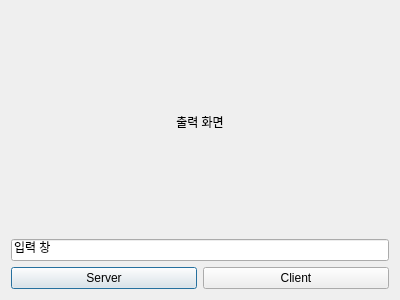
<?xml version="1.0" encoding="UTF-8"?>
<ui version="4.0">
 <class>Dialog</class>
 <widget class="QDialog" name="Dialog">
  <property name="geometry">
   <rect>
    <x>0</x>
    <y>0</y>
    <width>400</width>
    <height>300</height>
   </rect>
  </property>
  <property name="windowTitle">
   <string>Dialog</string>
  </property>
  <layout class="QVBoxLayout" name="verticalLayout">
   <item>
    <widget class="QLabel" name="label">
     <property name="minimumSize">
      <size>
       <width>0</width>
       <height>200</height>
      </size>
     </property>
     <property name="text">
      <string>출력 화면</string>
     </property>
     <property name="alignment">
      <set>Qt::AlignCenter</set>
     </property>
    </widget>
   </item>
   <item>
    <widget class="QLineEdit" name="lineEdit">
     <property name="text">
      <string>입력 창</string>
     </property>
    </widget>
   </item>
   <item>
    <layout class="QHBoxLayout" name="horizontalLayout">
     <item>
      <widget class="QPushButton" name="pushButton">
       <property name="text">
        <string>Server</string>
       </property>
      </widget>
     </item>
     <item>
      <widget class="QPushButton" name="pushButton_2">
       <property name="text">
        <string>Client</string>
       </property>
      </widget>
     </item>
    </layout>
   </item>
  </layout>
 </widget>
 <resources/>
 <connections>
  <connection>
   <sender>pushButton</sender>
   <signal>clicked()</signal>
   <receiver>Dialog</receiver>
   <slot>slot_server()</slot>
   <hints>
    <hint type="sourcelabel">
     <x>104</x>
     <y>271</y>
    </hint>
    <hint type="destinationlabel">
     <x>102</x>
     <y>299</y>
    </hint>
   </hints>
  </connection>
  <connection>
   <sender>pushButton_2</sender>
   <signal>clicked()</signal>
   <receiver>Dialog</receiver>
   <slot>slot_client()</slot>
   <hints>
    <hint type="sourcelabel">
     <x>301</x>
     <y>263</y>
    </hint>
    <hint type="destinationlabel">
     <x>304</x>
     <y>301</y>
    </hint>
   </hints>
  </connection>
 </connections>
 <slots>
  <slot>slot_server()</slot>
  <slot>slot_client()</slot>
 </slots>
</ui>
